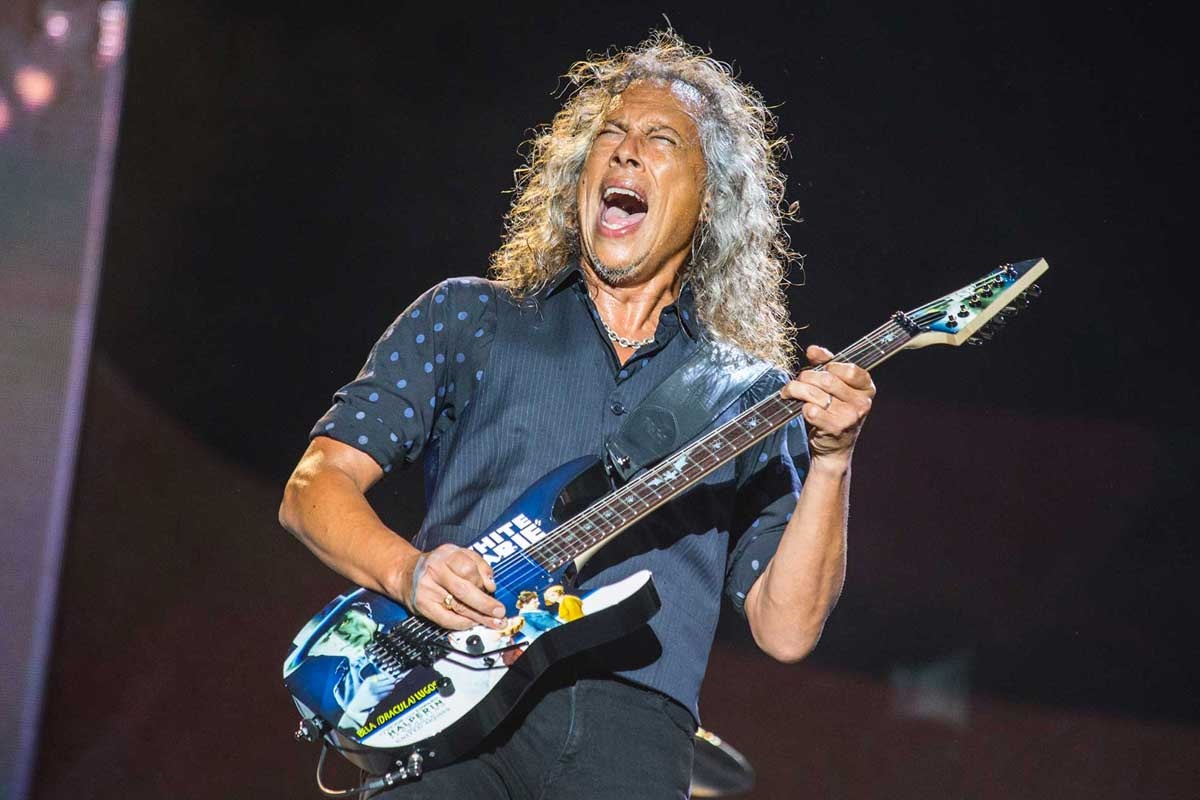
#> input picture Chapter 3/EXTRA/kirk.jpg, 1200 x 800 px
$ jupyter execute --allow-errors 'Extra Chapter 3 - Victor Pérez Armenta.ipynb'   (older library calls are emulated)
#> lines starting #> are read from the running program, lines starting #| are printed output that depends on the picture
## EXTRA CHAPTER 3 KIRK HAMMET EDGES
En este trabajo extra voy a intentar aplicar los conocimientos aprendidos en el capitulo 3 para sacar lo mejor posible los bordes de mi guitarrista favorito.

[cell 1]
import numpy as np
from scipy import signal
import cv2
import matplotlib.pyplot as plt
import matplotlib
import math
from ipywidgets import interactive, fixed, widgets
matplotlib.rcParams['figure.figsize'] = (15.0, 15.0)

image = cv2.imread('kirk.jpg')
#> image is the input picture: shape (800, 1200, 3); mean B, G, R 60.5, 57.7, 62.7
image = cv2.cvtColor(image, cv2.COLOR_BGR2GRAY)
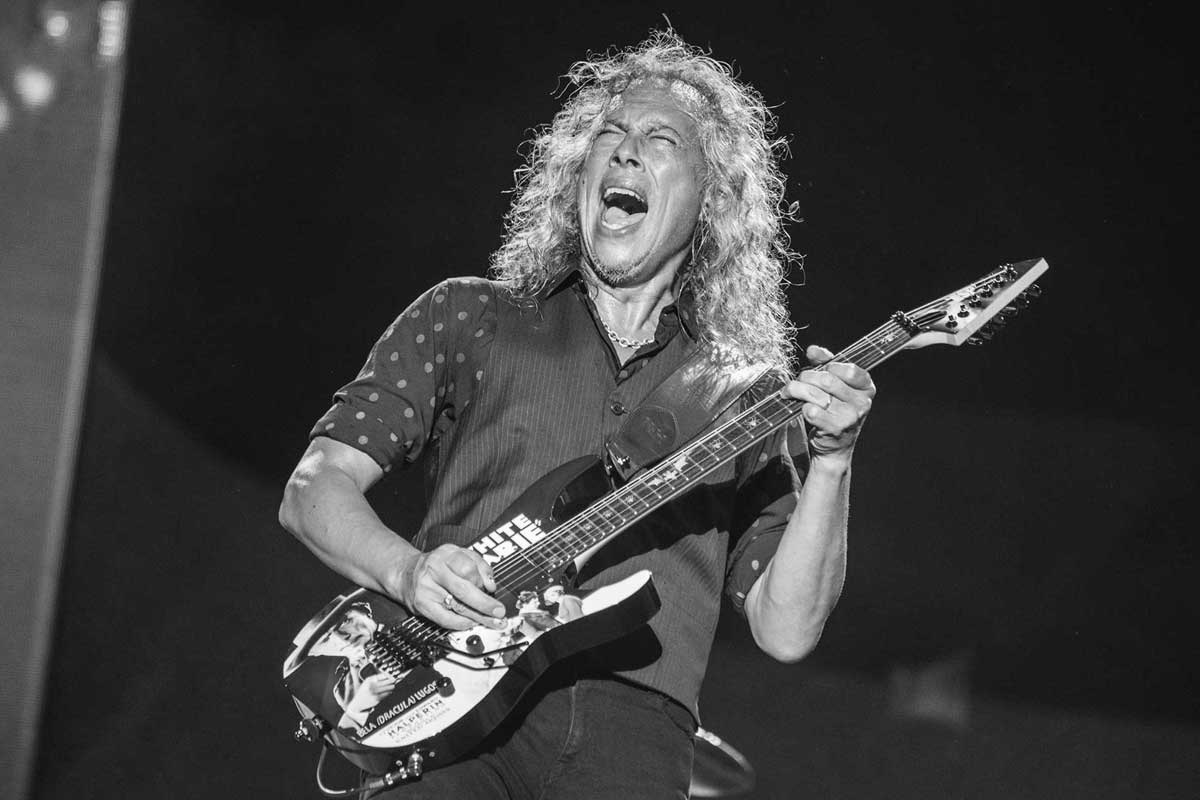
#> image: shape (800, 1200); min 0, max 255, mean 59.5
#> the sliders are set to image = <module 'ipywidgets.fixed_' fr, w_kernel = 3, sigma = 2.7, threshold = 127, verbose = <module 'ipywidgets.fixed_' fr
plt.imshow(image, cmap = 'gray')
plt.title('KIRK')

Primero usaré DroG para calcular los bordes:

[cell 2]
def edge_detection_chart(image, kernel_h, kernel_v, threshold, verbose=False):

    d_h = cv2.filter2D(image, cv2.CV_16S, kernel_h) # horizontal
    d_v = cv2.filter2D(image, cv2.CV_16S, kernel_v) # vertical

    # Compute gradient
    gradient_image = np.add(np.absolute(d_h),np.absolute(d_v)) # Hint: You have to sum both derivatives in absolute value!

    #Normalize gradient
    norm_gradient = np.copy(image)
    norm_gradient = cv2.normalize(gradient_image, norm_gradient, 0, 255, cv2.NORM_MINMAX)

    ret, edges = cv2.threshold(norm_gradient, threshold, 255,cv2.THRESH_BINARY)

    if verbose:
        # Show the initial image
        plt.subplot(131)
        plt.imshow(image, cmap='grey')
        plt.title('Original image')

        # Show the gradient image
        plt.subplot(132)
        plt.imshow(norm_gradient, cmap='grey')
        plt.title('Gradient image')

        # Show edges image
        plt.subplot(133)
        plt.imshow(edges, cmap='grey')
        plt.title('Edges detected')

    return edges

def gauss_formula(x,sigma):
    return 1/(sigma * np.sqrt(2*np.pi)) * np.exp(-(x*x) / (2*sigma*sigma))

def gaussian_kernel(image, w_kernel, sigma, threshold, verbose=False):

    s = sigma
    w = w_kernel
    gaussian_kernel_1D = np.array([gauss_formula(z,sigma) for z in range(-w,w+1)])

    vertical_kernel = gaussian_kernel_1D.reshape(2*w+1,1)
    horizontal_kernel = gaussian_kernel_1D.reshape(1,2*w+1)
    gaussian_kernel_2D = signal.convolve2d(vertical_kernel, horizontal_kernel)

    x = np.arange(-w,w+1)
    y = np.vstack(x)

    DroG_h = gaussian_kernel_2D*(-x)/sigma**2 # Horizontal derivative
    DroG_v = gaussian_kernel_2D*(-y)/sigma**2 # Vertical derivative

    edge_detection_chart(image, DroG_h, DroG_v, threshold, verbose)
#> the sliders are set to image = <module 'ipywidgets.fixed_' fr, lower_threshold = 90, upper_threshold = 90, sigma = 1.5, w_gaussian = 2

    return DroG_h, DroG_v

#> (a cell that did not finish here is left out)

Vemos que ha sacado bastante bien los bordes, aunque con un poco de respuesta multiple, con los parámetros aplicados. Por lo que ahora pasaré a utilizar el algoritmo Canny:

[cell 4]
def gaussian_smoothing(image, sigma, w_kernel):
    s=sigma
    w=w_kernel
    kernel_1D = np.array([gauss_formula(z,sigma) for z in range(-w,w+1)])

    # Apply distributive property of convolution
    vertical_kernel = kernel_1D.reshape(2*w+1,1)
    horizontal_kernel = kernel_1D.reshape(1,2*w+1)
    gaussian_kernel_2D = signal.convolve2d(vertical_kernel, horizontal_kernel)

    # Blur image
    smoothed_img = cv2.filter2D(image,cv2.CV_8U,gaussian_kernel_2D)

    # Normalize to [0 254] values
    smoothed_norm = np.array(image.shape)
    smoothed_norm = cv2.normalize(smoothed_img, None, 0, 255, cv2.NORM_MINMAX) # Leave the second argument as None

    return smoothed_norm

def canny_testing(image, lower_threshold, upper_threshold, sigma, w_gaussian):

    # Smooth image
    blurred_img = gaussian_smoothing(image,sigma,w_gaussian)
